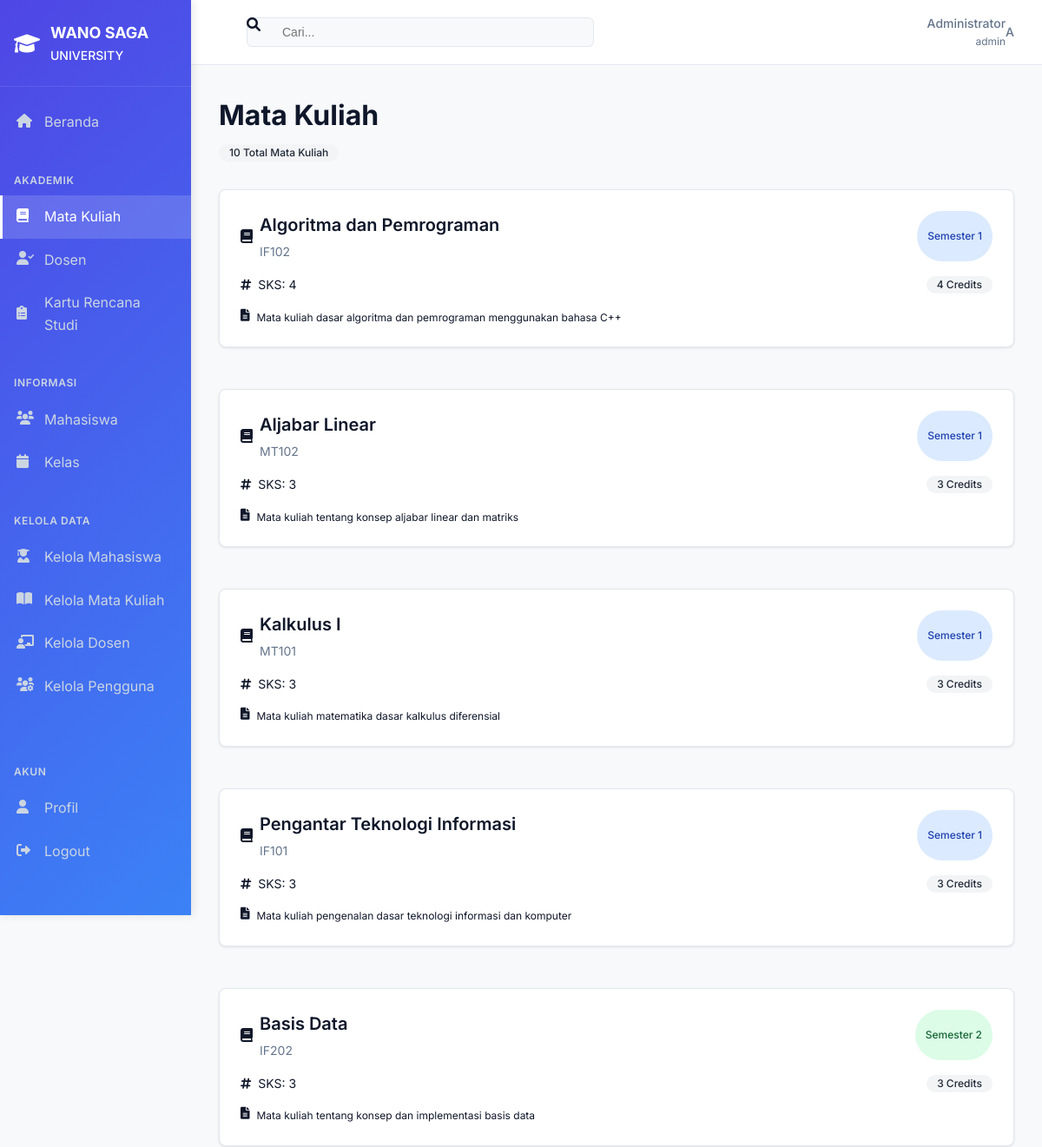
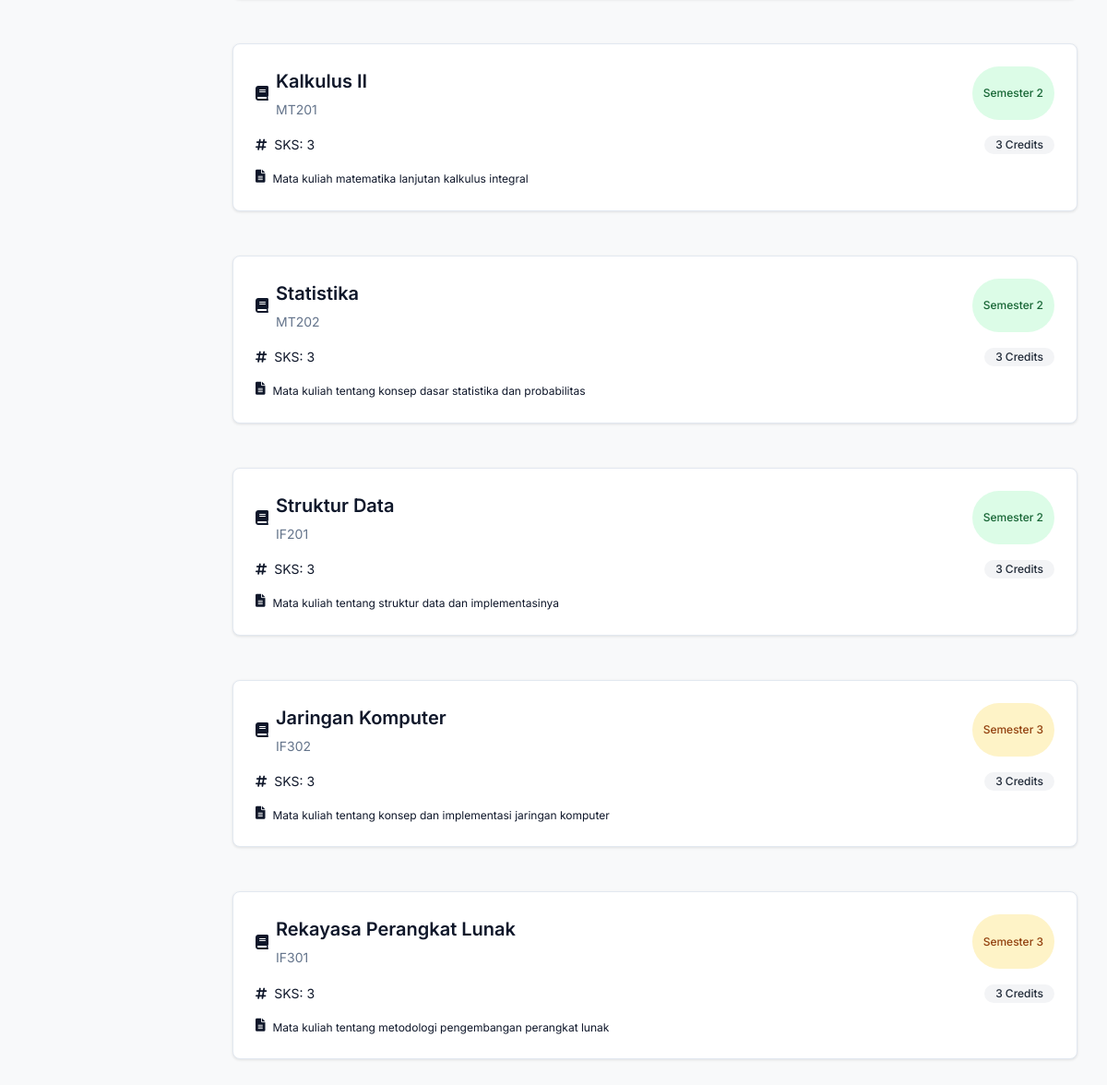
Screenshot of /courses.php (signed in) with the database file from the repository (2 pictures, top to bottom).
### tables this page shows
CREATE TABLE IF NOT EXISTS mata_kuliah (
    id_matakuliah INT(11) AUTO_INCREMENT PRIMARY KEY,
    kode_matakuliah VARCHAR(10) UNIQUE NOT NULL,
    nama_matakuliah VARCHAR(100) NOT NULL,
    sks INT(2) NOT NULL CHECK (sks > 0),
    semester INT(2) NOT NULL CHECK (semester > 0),
    deskripsi TEXT,
    created_at TIMESTAMP DEFAULT CURRENT_TIMESTAMP,
    updated_at TIMESTAMP DEFAULT CURRENT_TIMESTAMP ON UPDATE CURRENT_TIMESTAMP
);

### includes/functions.php (called while the page is built, shortened)
<?php
require_once 'config/database.php';
class KRSSystem {
    private $conn;
    public function __construct() {
        $this->db = new Database();
        $this->conn = $this->db->getConnection();
    }
    public function getCourses() {
        try {
            $query = "SELECT * FROM mata_kuliah ORDER BY semester ASC, nama_matakuliah ASC";
            $stmt = $this->conn->prepare($query);
            $stmt->execute();
            $result = $stmt->fetchAll(PDO::FETCH_ASSOC);
            return $result ?: DemoData::getCourses();
        } catch(PDOException $e) {
            error_log("Database error in getCourses: " . $e->getMessage());
            return DemoData::getCourses();
        }
    }
}
function getSemesterColor($semester) {
    $colors = [
        1 => 'bg-blue-100 text-blue-800',
        2 => 'bg-green-100 text-green-800',
        3 => 'bg-yellow-100 text-yellow-800',
        4 => 'bg-purple-100 text-purple-800',
        5 => 'bg-pink-100 text-pink-800',
        6 => 'bg-indigo-100 text-indigo-800',
        7 => 'bg-red-100 text-red-800',
        8 => 'bg-orange-100 text-orange-800'
    ];
    return $colors[$semester] ?? 'bg-gray-100 text-gray-800';
}
?>

### config/database.php (called while the page is built, shortened)
<?php
class Database {
    private $host = 'localhost';
    private $db_name = 'krs_system';
    private $username = 'root';
    private $password = '';
    public function getConnection() {
        $this->conn = null;
        try {
            $this->conn = new PDO("mysql:host=" . $this->host . ";dbname=" . $this->db_name,
                                $this->username, $this->password);
            $this->conn->exec("set names utf8");
            $this->conn->setAttribute(PDO::ATTR_ERRMODE, PDO::ERRMODE_EXCEPTION);
        } catch(PDOException $exception) {
            return null;
        }
        return $this->conn;
    }
}
?>

### courses.php (the view, shortened to what this page needs)
<?php
require_once 'includes/functions.php';
$krsSystem = new KRSSystem();
$courses = $krsSystem->getCourses();
include 'includes/header.php';
?>
<div class="sky-fade-in">
    <div class="sky-page-header">
        <h1 class="sky-page-title">Mata Kuliah</h1>
        <div class="flex items-center justify-between mb-4">
            <span class="badge bg-gray-100 text-gray-800"><?php echo count($courses); ?> Total Mata Kuliah</span>
        </div>
    </div>
    <?php if (empty($courses)): ?>
        <div class="sky-card text-center py-12">
            <i class="fas fa-book text-4xl text-gray-300 mb-4"></i>
            <h3 class="text-lg font-semibold text-gray-600 mb-2">Belum Ada Mata Kuliah</h3>
            <p class="text-gray-500 mb-4">Sistem belum memiliki data mata kuliah. Silakan hubungi administrator untuk menambahkan data.</p>
            <?php if ($auth->hasRole('admin')): ?>
                <button class="btn-primary" onclick="alert('Fitur tambah mata kuliah akan segera tersedia')">
                    <i class="fas fa-plus mr-2"></i>
                    Tambah Mata Kuliah
                </button>
            <?php endif; ?>
        </div>
    <?php else: ?>
        <div class="grid grid-cols-1 md:grid-cols-2 lg:grid-cols-3 gap-6">
            <?php foreach ($courses as $course): ?>
            <div class="sky-card">
                <div class="sky-card-header">
                    <div class="flex items-start justify-between">
                        <div class="flex items-center space-x-2">
                            <i class="fas fa-book text-green-600"></i>
                            <div>
                                <h3 class="sky-card-title"><?php echo htmlspecialchars($course['nama_matakuliah']); ?></h3>
                                <p class="sky-card-description"><?php echo htmlspecialchars($course['kode_matakuliah']); ?></p>
                            </div>
                        </div>
                        <span class="badge <?php echo getSemesterColor($course['semester']); ?>">
                            Semester <?php echo $course['semester']; ?>
                        </span>
                    </div>
                </div>
                <div class="space-y-4">
                    <div class="flex items-center justify-between">
                        <div class="flex items-center space-x-2 text-sm">
                            <i class="fas fa-hashtag text-gray-400"></i>
                            <span>SKS: <?php echo $course['sks']; ?></span>
                        </div>
                        <span class="badge bg-gray-100 text-gray-800"><?php echo $course['sks']; ?> Credits</span>
                    </div>
                    <?php if (!empty($course['deskripsi'])): ?>
                    <div class="flex items-start space-x-2 text-sm">
                        <i class="fas fa-file-text text-gray-400 mt-1"></i>
                        <span class="text-gray-600 text-xs leading-relaxed"><?php echo htmlspecialchars($course['deskripsi']); ?></span>
                    </div>
                    <?php endif; ?>
                </div>
            </div>
            <?php endforeach; ?>
        </div>
    <?php endif; ?>
</div>
<?php include 'includes/footer.php'; ?>

### assets/css/style.css (style rules this page uses)
:root { --background: 248, 249, 250; --foreground: 15, 23, 42; --card: 255, 255, 255; --card-foreground: 15, 23, 42; --primary: 79, 70, 229; --primary-foreground: 255, 255, 255; --secondary: 241, 245, 249; --secondary-foreground: 15, 23, 42; --muted: 241, 245, 249; --muted-foreground: 100, 116, 139; --border: 226, 232, 240; --sidebar-bg: linear-gradient(135deg, #4f46e5 0%, #3b82f6 100%); --sidebar-text: 255, 255, 255; --sidebar-text-muted: 203, 213, 225; }
* { margin: 0; padding: 0; box-sizing: border-box; }
body { font-family: "Inter", -apple-system, BlinkMacSystemFont, "Segoe UI", "Roboto", sans-serif; background-color: rgb(var(--background)); color: rgb(var(--foreground)); line-height: 1.6; }
.sky-page-header { margin-bottom: 2rem; }
.sky-page-title { font-size: 2rem; font-weight: 700; color: rgb(var(--foreground)); margin-bottom: 0.5rem; }
.sky-card { background: rgb(var(--card)); border: 1px solid rgb(var(--border)); border-radius: 0.5rem; padding: 1.5rem; box-shadow: 0 1px 3px rgba(0, 0, 0, 0.1); transition: box-shadow 0.2s ease; margin-bottom: 1.5rem; }
.sky-card-header { margin-bottom: 1rem; }
.sky-card-title { font-size: 1.25rem; font-weight: 600; margin-bottom: 0.25rem; }
.sky-card-description { color: rgb(var(--muted-foreground)); font-size: 0.875rem; }
.grid { display: grid; }
.grid-cols-1 { grid-template-columns: repeat(1, minmax(0, 1fr)); }
.gap-6 { gap: 1.5rem; }
.badge { display: inline-flex; align-items: center; padding: 0.25rem 0.75rem; border-radius: 9999px; font-size: 0.75rem; font-weight: 500; line-height: 1; }
.bg-blue-100 { background-color: #dbeafe; }
.text-blue-800 { color: #1e40af; }
.bg-green-100 { background-color: #dcfce7; }
.text-green-800 { color: #166534; }
.bg-yellow-100 { background-color: #fef3c7; }
.text-yellow-800 { color: #92400e; }
.bg-gray-100 { background-color: #f3f4f6; }
.text-gray-800 { color: #1f2937; }
.sky-fade-in { animation: fadeIn 0.3s ease-out; }
.text-sm { font-size: 0.875rem; }
.text-xs { font-size: 0.75rem; }
.mb-4 { margin-bottom: 1rem; }
.flex { display: flex; }
.items-center { align-items: center; }
.justify-between { justify-content: space-between; }
.space-x-2 > * + * { margin-left: 0.5rem; }
.space-y-4 > * + * { margin-top: 1rem; }

### assets/css/forms.css (style rules this page uses)
.badge { display: inline-flex; align-items: center; padding: 0.25rem 0.75rem; border-radius: 9999px; font-size: 0.75rem; font-weight: 500; line-height: 1; }

### rows the page displays
mata_kuliah: nama_matakuliah "Algoritma dan Pemrograman", kode_matakuliah "IF102", semester "1", sks "4", deskripsi "Mata kuliah dasar algoritma dan pemrograman menggunakan bahasa C++"
mata_kuliah: nama_matakuliah "Aljabar Linear", kode_matakuliah "MT102", semester "1", sks "3", deskripsi "Mata kuliah tentang konsep aljabar linear dan matriks"
mata_kuliah: nama_matakuliah "Kalkulus I", kode_matakuliah "MT101", semester "1", sks "3", deskripsi "Mata kuliah matematika dasar kalkulus diferensial"
mata_kuliah: nama_matakuliah "Pengantar Teknologi Informasi", kode_matakuliah "IF101", semester "1", sks "3", deskripsi "Mata kuliah pengenalan dasar teknologi informasi dan komputer"
mata_kuliah: nama_matakuliah "Basis Data", kode_matakuliah "IF202", semester "2", sks "3", deskripsi "Mata kuliah tentang konsep dan implementasi basis data"
mata_kuliah: nama_matakuliah "Kalkulus II", kode_matakuliah "MT201", semester "2", sks "3", deskripsi "Mata kuliah matematika lanjutan kalkulus integral"
mata_kuliah: nama_matakuliah "Statistika", kode_matakuliah "MT202", semester "2", sks "3", deskripsi "Mata kuliah tentang konsep dasar statistika dan probabilitas"
mata_kuliah: nama_matakuliah "Struktur Data", kode_matakuliah "IF201", semester "2", sks "3", deskripsi "Mata kuliah tentang struktur data dan implementasinya"
mata_kuliah: nama_matakuliah "Jaringan Komputer", kode_matakuliah "IF302", semester "3", sks "3", deskripsi "Mata kuliah tentang konsep dan implementasi jaringan komputer"
mata_kuliah: nama_matakuliah "Rekayasa Perangkat Lunak", kode_matakuliah "IF301", semester "3", sks "3", deskripsi "Mata kuliah tentang metodologi pengembangan perangkat lunak"

### other values shown
$currentUser['full_name'] "Administrator"
$currentUser['role'] "admin"
substr($currentUser['full_name'], 0, 1) "A"
count($courses) "10"
